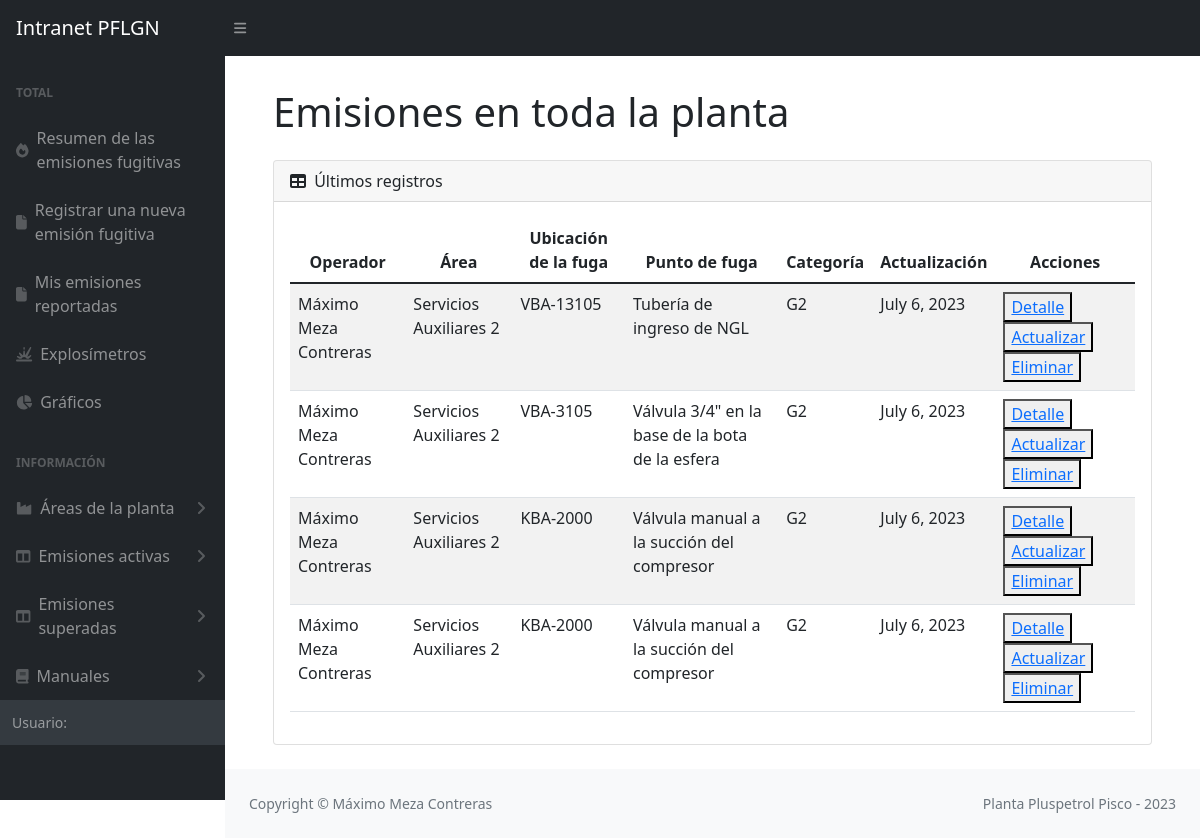
The page /listaEmisionesTodas/ on the database as committed earlier.
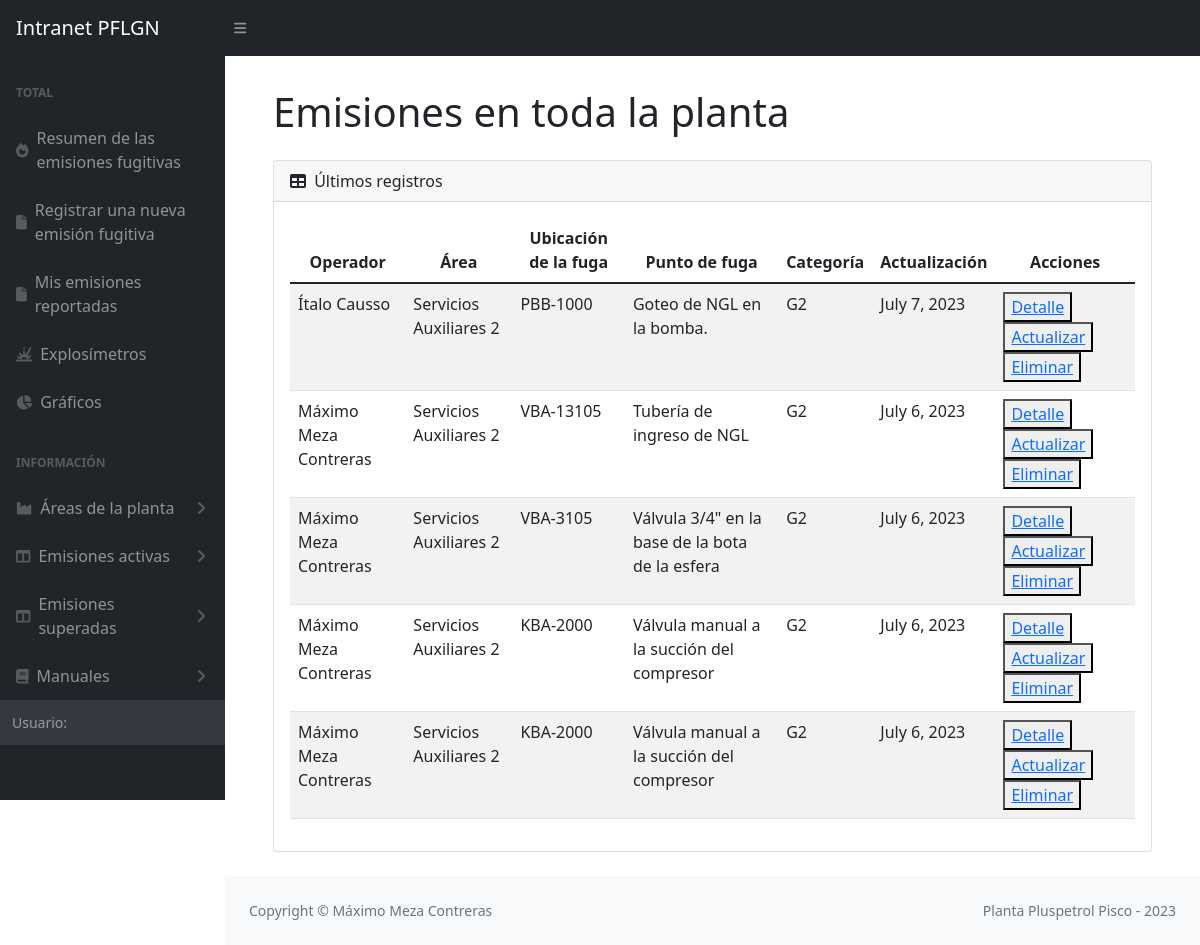
The same page on the database as committed later.
### emisiones/models.py (models this page shows, shortened)
class Emision(models.Model):
    site = models.CharField(max_length=20, choices=SITE_CHOICES, default='Pisco')
    yacimiento = models.CharField(max_length=100, choices=YACIMIENTO_CHOICES, default='Pisco')
    area = models.CharField(max_length=100)
    sistema = models.CharField(max_length=100)
    ubicacion = models.TextField(max_length=200)
    fuga = models.TextField(max_length=300)
    fluido = models.CharField(max_length=100)
    sustancia = models.CharField(max_length=100)
    componente = models.CharField(max_length=100)
    instalacion = models.CharField(max_length=100)
    tamAccesorio = models.CharField(max_length=100)
    medicion = models.PositiveIntegerField()
    medicion15 = models.CharField(max_length=100)
    presion = models.CharField(max_length=100)
    ciclado = models.CharField(max_length=50)
    ignicion = models.CharField(max_length=50)
    localizacion = models.CharField(max_length=50)
    usuario = models.ForeignKey(User, on_delete=models.SET_NULL, null=True)
    fechaReporte = models.DateField()
    updated_at = models.DateTimeField(null=True)
    created_at = models.DateField(auto_now_add=True,null=True)
    emisionSuperada = models.BooleanField(default=False)
    FCF = models.PositiveSmallIntegerField(null=True)
    categoria = models.CharField(max_length=10, null=True)
    imagen = models.ImageField(upload_to='images_emisiones', null=True)

### emisiones/views.py (the view)
# urls.py: path('listaEmisionesTodas/', views.listaEmisionesTodas, name='listaEmisionesTodas'),
def listaEmisionesTodas(request):
    Emisiones = Emision.objects.all().order_by('-updated_at')
    return render (request, 'areaTodasEmisiones.html',{'Emisiones':Emisiones})

### emisiones/templates/areaTodasEmisiones.html (shortened to what this page needs)
{% extends 'partials/_barraLateralEmisiones.html' %}
{% block content %}
<div class="container mt-2">
    <main>
        <div class="container-fluid px-4">
            <h1 class="mt-4 mb-4">Emisiones en toda la planta</h1>
            <div class="card mb-4">
                <div class="card-header">
                    <i class="fas fa-table me-1"></i>
                    Últimos registros
                </div>
                <div class="card-body">
                    <table class="table table-striped table-responsive" id="datatablesSimple">
                        <thead>
                            <tr>
                                <th>Operador</th>
                                <th>Área</th>
                                <th>Ubicación de la fuga</th>
                                <th>Punto de fuga</th>
                                <th>Categoría</th>
                                <th>Actualización</th>
                                <th>Acciones</th>
                            </tr>
                        </thead>
                        <tbody>
                            {% for Emision in Emisiones %}
                            <tr>
                                <td>{{Emision.usuario.first_name}} {{Emision.usuario.last_name}} </td>
                                <td>{{Emision.area}}</td>
                                <td>{{Emision.ubicacion}}</td>
                                <td>{{Emision.fuga}}</td>
                                <td>{{Emision.categoria}}</td>
                                <td>{{Emision.created_at}}</td>
                                <td>
                                    <button><a href="{% url 'detalleEmisiones' Emision.id %}">Detalle</a></button>
                                    <button><a href="#">Actualizar</a></button>
                                    <button><a href="#">Eliminar</a></button>
                                </td>
                            </tr>
                            {% endfor %}
                        </tbody>
                    </table>
                </div>
            </div>
        </div>
    </main>
{% endblock %}

Rows that differ between the two databases and show on the page:
added Emision: usuario.first_name "Ítalo", usuario.last_name "Causso", area "Servicios Auxiliares 2", ubicacion "PBB-1000", fuga "Goteo de NGL en la bomba.", categoria "G2", created_at "July 7, 2023"
